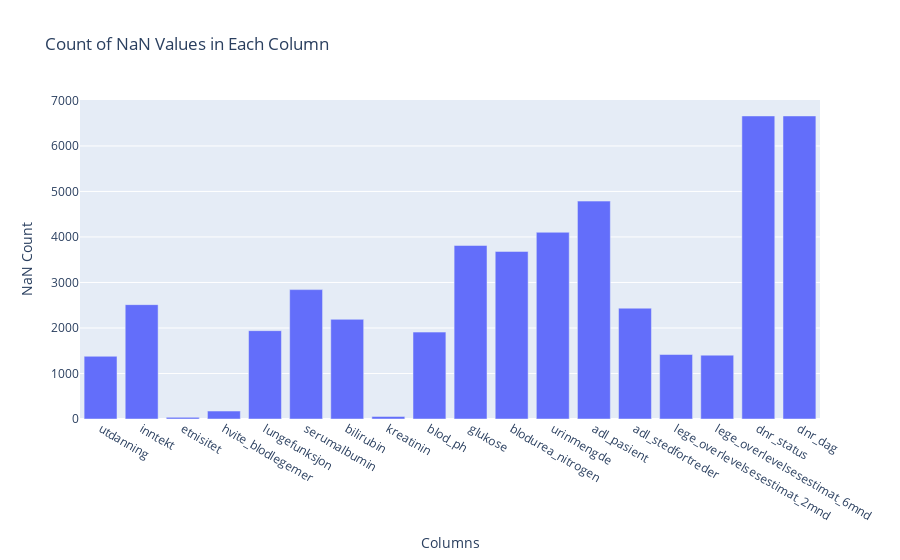

The code cell stored with this chart in its notebook:
### Code cell
# Tell
nan_counts = data.isna().sum()

# Bar Chart for NaN counts
fig_nan_bar = px.bar(nan_counts[nan_counts > 0].reset_index(), 
                      x='index', y=0, 
                      title='Count of NaN Values in Each Column',
                      labels={'index': 'Columns', '0': 'NaN Count'})

fig_nan_bar.show()

# Heatmap for NaN counts
plt.figure(figsize=(10, 6))
sns.heatmap(data.isna(), cbar=False, cmap='viridis')
plt.title('Heatmap of NaN Values')
plt.xlabel('Columns')
plt.ylabel('Rows')
plt.show()

### Figure 1 — Plotly figure (JSON) as saved in the notebook; plotly's stock layout.template omitted (floating-point values rounded to 4 significant figures)
{"data": [{"alignmentgroup": "True", "hovertemplate": "Columns=%{x}<br>NaN Count=%{y}<extra></extra>", "legendgroup": "", "marker": {"color": "#636efa", "pattern": {"shape": ""}}, "name": "", "offsetgroup": "", "orientation": "v", "showlegend": false, "textposition": "auto", "type": "bar", "x": ["utdanning", "inntekt", "etnisitet", "hvite_blodlegemer", "lungefunksjon", "serumalbumin", "bilirubin", "kreatinin", "blod_ph", "glukose", "blodurea_nitrogen", "urinmengde", "adl_pasient", "adl_stedfortreder", "lege_overlevelsesestimat_2mnd", "lege_overlevelsesestimat_6mnd", "dnr_status", "dnr_dag"], "xaxis": "x", "y": [1378, 2513, 36, 175, 1941, 2843, 2190, 56, 1909, 3813, 3682, 4103, 4788, 2435, 1417, 1403, 6659, 6659], "yaxis": "y"}], "layout": {"barmode": "relative", "legend": {"tracegroupgap": 0}, "title": {"text": "Count of NaN Values in Each Column"}, "xaxis": {"anchor": "y", "domain": [0, 1], "title": {"text": "Columns"}}, "yaxis": {"anchor": "x", "domain": [0, 1], "title": {"text": "NaN Count"}}}}
